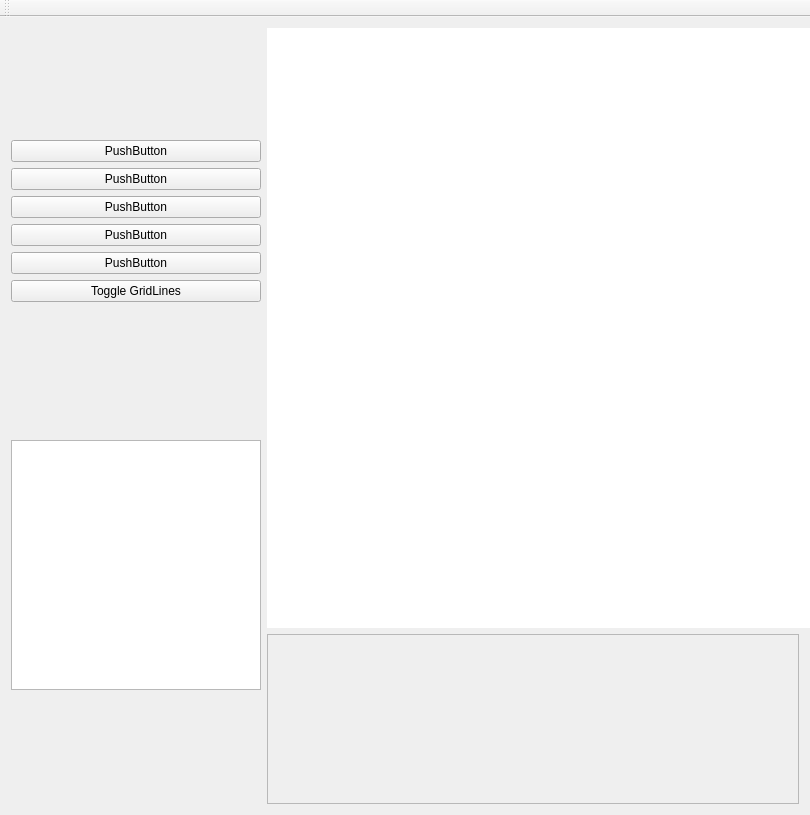
<?xml version="1.0" encoding="UTF-8"?>
<ui version="4.0">
 <class>MainWindow</class>
 <widget class="QMainWindow" name="MainWindow">
  <property name="geometry">
   <rect>
    <x>0</x>
    <y>0</y>
    <width>810</width>
    <height>815</height>
   </rect>
  </property>
  <property name="minimumSize">
   <size>
    <width>650</width>
    <height>650</height>
   </size>
  </property>
  <property name="windowTitle">
   <string>Sprite Editor</string>
  </property>
  <widget class="QWidget" name="centralWidget">
   <layout class="QGridLayout" name="gridLayout">
    <item row="0" column="0">
     <layout class="QVBoxLayout" name="verticalLayout_5">
      <property name="sizeConstraint">
       <enum>QLayout::SetFixedSize</enum>
      </property>
      <item>
       <layout class="QVBoxLayout" name="verticalLayout_3">
        <item>
         <layout class="QVBoxLayout" name="verticalLayout_2">
          <item>
           <widget class="QPushButton" name="pushButton">
            <property name="text">
             <string>PushButton</string>
            </property>
           </widget>
          </item>
          <item>
           <widget class="QPushButton" name="pushButton_2">
            <property name="text">
             <string>PushButton</string>
            </property>
           </widget>
          </item>
          <item>
           <widget class="QPushButton" name="pushButton_3">
            <property name="text">
             <string>PushButton</string>
            </property>
           </widget>
          </item>
          <item>
           <widget class="QPushButton" name="pushButton_5">
            <property name="text">
             <string>PushButton</string>
            </property>
           </widget>
          </item>
          <item>
           <widget class="QPushButton" name="pushButton_4">
            <property name="text">
             <string>PushButton</string>
            </property>
           </widget>
          </item>
         </layout>
        </item>
        <item>
         <widget class="QPushButton" name="toggleGridlinesButton">
          <property name="text">
           <string>Toggle GridLines</string>
          </property>
          <property name="autoDefault">
           <bool>false</bool>
          </property>
         </widget>
        </item>
       </layout>
      </item>
      <item>
       <spacer name="horizontalSpacer">
        <property name="orientation">
         <enum>Qt::Horizontal</enum>
        </property>
        <property name="sizeType">
         <enum>QSizePolicy::Expanding</enum>
        </property>
        <property name="sizeHint" stdset="0">
         <size>
          <width>250</width>
          <height>20</height>
         </size>
        </property>
       </spacer>
      </item>
      <item>
       <widget class="QGraphicsView" name="graphicsView_2">
        <property name="sizePolicy">
         <sizepolicy hsizetype="Fixed" vsizetype="Fixed">
          <horstretch>0</horstretch>
          <verstretch>0</verstretch>
         </sizepolicy>
        </property>
        <property name="maximumSize">
         <size>
          <width>250</width>
          <height>250</height>
         </size>
        </property>
       </widget>
      </item>
     </layout>
    </item>
    <item row="0" column="1">
     <layout class="QVBoxLayout" name="verticalLayout_4">
      <item>
       <widget class="QGraphicsView" name="graphicsView">
        <property name="minimumSize">
         <size>
          <width>600</width>
          <height>600</height>
         </size>
        </property>
        <property name="maximumSize">
         <size>
          <width>600</width>
          <height>600</height>
         </size>
        </property>
        <property name="frameShape">
         <enum>QFrame::NoFrame</enum>
        </property>
        <property name="frameShadow">
         <enum>QFrame::Plain</enum>
        </property>
        <property name="verticalScrollBarPolicy">
         <enum>Qt::ScrollBarAlwaysOff</enum>
        </property>
        <property name="horizontalScrollBarPolicy">
         <enum>Qt::ScrollBarAlwaysOff</enum>
        </property>
        <property name="sizeAdjustPolicy">
         <enum>QAbstractScrollArea::AdjustToContents</enum>
        </property>
       </widget>
      </item>
      <item>
       <widget class="QScrollArea" name="scrollArea">
        <property name="maximumSize">
         <size>
          <width>16777215</width>
          <height>300</height>
         </size>
        </property>
        <property name="widgetResizable">
         <bool>true</bool>
        </property>
        <widget class="QWidget" name="scrollAreaWidgetContents">
         <property name="geometry">
          <rect>
           <x>0</x>
           <y>0</y>
           <width>530</width>
           <height>170</height>
          </rect>
         </property>
        </widget>
       </widget>
      </item>
     </layout>
    </item>
   </layout>
  </widget>
  <widget class="QToolBar" name="mainToolBar">
   <attribute name="toolBarArea">
    <enum>TopToolBarArea</enum>
   </attribute>
   <attribute name="toolBarBreak">
    <bool>false</bool>
   </attribute>
  </widget>
 </widget>
 <layoutdefault spacing="6" margin="11"/>
 <resources/>
 <connections/>
</ui>
